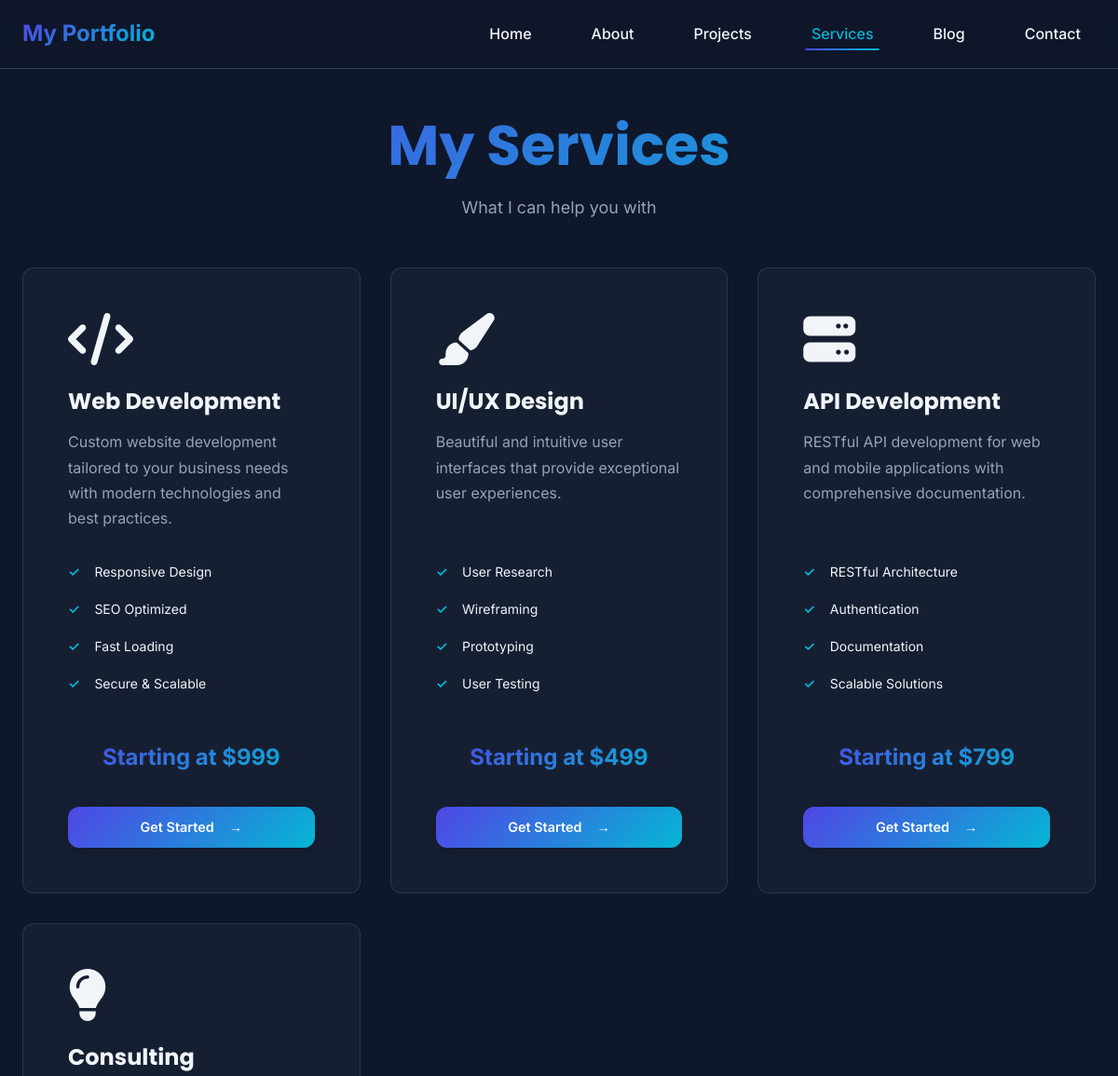
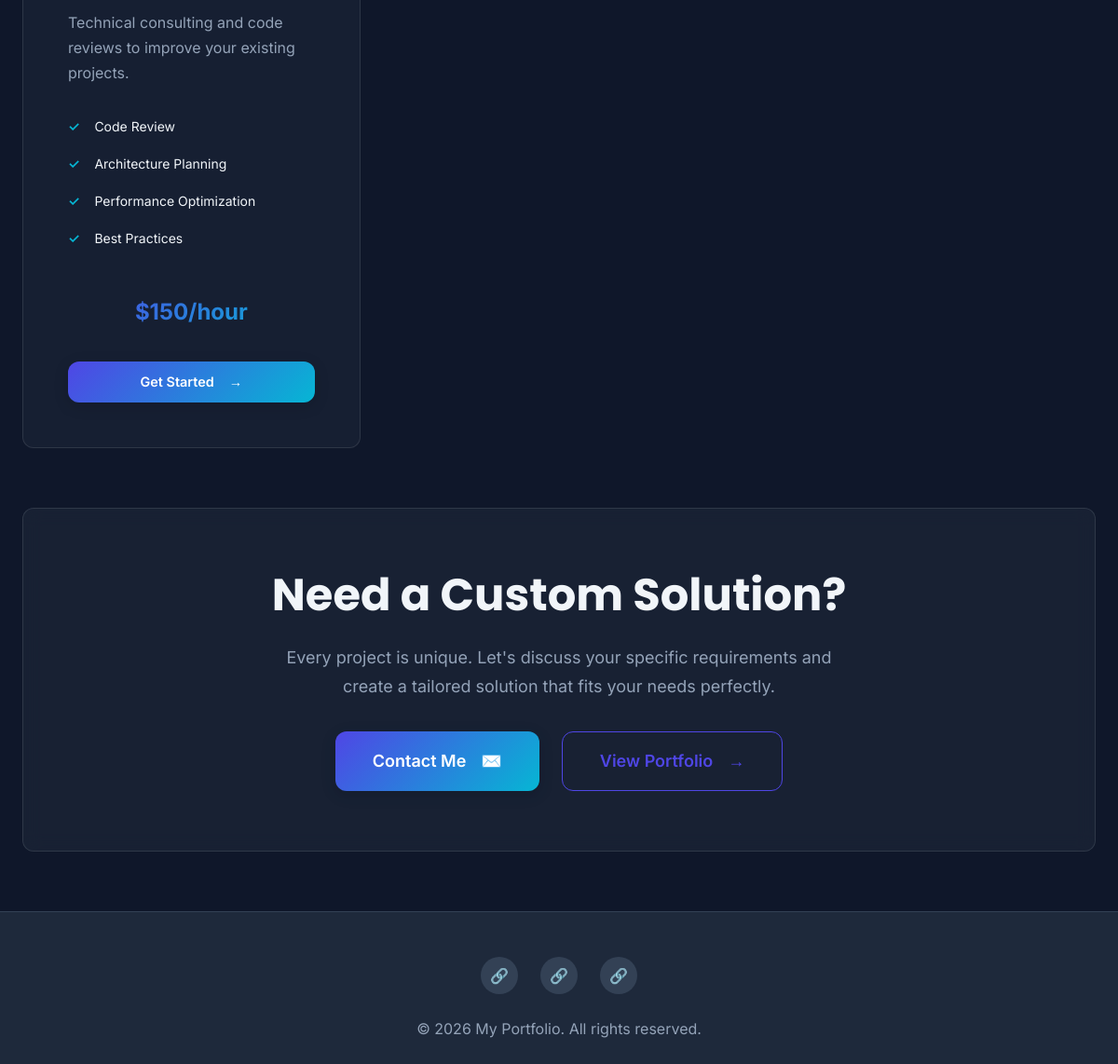
The app's page /public/services.php with its own data (2 pictures, top to bottom).
### tables this page shows
CREATE TABLE `services` (
  `id` int(11) NOT NULL AUTO_INCREMENT,
  `title` varchar(100) NOT NULL,
  `description` text NOT NULL,
  `icon` varchar(100) DEFAULT NULL COMMENT 'Icon class or image path',
  `price` varchar(50) DEFAULT NULL,
  `features` text DEFAULT NULL COMMENT 'JSON or line-separated features',
  `sort_order` int(11) DEFAULT 0,
  `status` enum('active','inactive') DEFAULT 'active',
  `created_at` timestamp NOT NULL DEFAULT CURRENT_TIMESTAMP,
  `updated_at` timestamp NOT NULL DEFAULT CURRENT_TIMESTAMP ON UPDATE CURRENT_TIMESTAMP,
  PRIMARY KEY (`id`)
);

### config/database.php (called while the page is built, shortened)
<?php
class Database {
    private static $instance = null;
    private $connection;
    private function __construct() {
        try {
            $dsn = "mysql:host=" . DB_HOST . ";dbname=" . DB_NAME . ";charset=" . DB_CHARSET;
            $options = [
                PDO::ATTR_ERRMODE            => PDO::ERRMODE_EXCEPTION,
                PDO::ATTR_DEFAULT_FETCH_MODE => PDO::FETCH_ASSOC,
                PDO::ATTR_EMULATE_PREPARES   => false,
                PDO::MYSQL_ATTR_INIT_COMMAND => "SET NAMES " . DB_CHARSET
            ];
            $this->connection = new PDO($dsn, DB_USER, DB_PASS, $options);
        } catch (PDOException $e) {
            if (APP_ENV === 'development') {
                die("Database Connection Failed: " . $e->getMessage());
            } else {
                die("Database connection error. Please try again later.");
            }
        }
    }
    public static function getInstance() {
        if (self::$instance === null) {
            self::$instance = new Database();
        }
        return self::$instance;
    }
    public function getConnection() {
        return $this->connection;
    }
}

### app/models/Model.php (called while the page is built, shortened)
<?php
require_once dirname(__DIR__, 2) . '/config/database.php';
abstract class Model {
    protected $db;
    protected $table;
    public function __construct() {
        $this->db = Database::getInstance()->getConnection();
    }
    public function all($conditions = [], $orderBy = null, $limit = null) {
        $sql = "SELECT * FROM {$this->table}";
        $params = [];
        if (!empty($conditions)) {
            $where = [];
            foreach ($conditions as $key => $value) {
                $where[] = "{$key} = ?";
                $params[] = $value;
            }
            $sql .= " WHERE " . implode(' AND ', $where);
        }
        if ($orderBy) {
            $sql .= " ORDER BY " . $orderBy;
        }
        $stmt = $this->db->prepare($sql);
        $stmt->execute($params);
        return $stmt->fetchAll();
    }
}

### app/models/Service.php (called while the page is built, shortened)
<?php
require_once __DIR__ . '/Model.php';
class Service extends Model {
    public function getActive() {
        return $this->all(['status' => 'active'], 'sort_order ASC');
    }
}

### app/helpers/helpers.php (called while the page is built, shortened)
<?php
function clean($data) {
    return htmlspecialchars($data ?? '', ENT_QUOTES, 'UTF-8');
}

### public/services.php (the view, shortened to what this page needs)
<?php
require_once __DIR__ . '/../config/database.php';
require_once __DIR__ . '/../app/helpers/helpers.php';
require_once __DIR__ . '/../app/models/Service.php';
$serviceModel = new Service();
$services = $serviceModel->getActive();
include __DIR__ . '/../includes/header.php';
include __DIR__ . '/../includes/navbar.php';
?>
<section class="section" style="padding-top: 120px;">
    <div class="container">
        <div class="section-header" data-aos="fade-up">
            <h1 class="section-title">My Services</h1>
            <p class="section-subtitle">What I can help you with</p>
        </div>
        <?php if (empty($services)): ?>
            <div class="empty-state" data-aos="fade-up">
                <div style="font-size: 4rem; margin-bottom: 1rem;">⚙️</div>
                <h3>No Services Listed</h3>
                <p class="text-muted">Check back soon for available services!</p>
            </div>
        <?php else: ?>
            <div class="services-grid">
                <?php foreach ($services as $index => $service): ?>
                    <div class="service-card" data-aos="fade-up" data-aos-delay="<?php echo $index * 100; ?>">
                        <div class="service-icon">
                            <?php
                            $icon = $service['icon'] ?: '⚙️';
                            $icon = html_entity_decode(html_entity_decode($icon));
                            $icon = trim($icon);
                            if (strpos($icon, '<i') !== false || strpos($icon, '&lt;i') !== false) {
                                echo html_entity_decode($icon);
                            } elseif (preg_match('/fa-/', $icon)) {
                                echo '<i class="' . clean($icon) . '"></i>';
                            } else {
                                echo clean($icon);
                            }
                            ?>
                        </div>
                        <h3 class="service-title"><?php echo clean($service['title']); ?></h3>
                        <p class="service-description"><?php echo clean($service['description']); ?></p>
                        <?php if ($service['features']): ?>
                            <div class="service-features">
                                <?php
                                $features = explode("\n", $service['features']);
                                foreach (array_filter($features) as $feature):
                                ?>
                                    <div class="feature-item">
                                        <span class="feature-check">✓</span>
                                        <span><?php echo clean(trim($feature)); ?></span>
                                    </div>
                                <?php endforeach; ?>
                            </div>
                        <?php endif; ?>
                        <?php if ($service['price']): ?>
                            <div class="service-price">
                            </div>
                        <?php endif; ?>
                        <a href="contact" class="btn btn-primary btn-block">
                            <span>Get Started</span>
                            <span style="margin-left: 0.5rem;">→</span>
                        </a>
                    </div>
                <?php endforeach; ?>
            </div>
        <?php endif; ?>
        <div class="glass-card text-center" data-aos="fade-up" style="margin-top: var(--spacing-2xl); padding: var(--spacing-2xl);">
            <h2 style="margin-bottom: var(--spacing-md);">Need a Custom Solution?</h2>
            <p class="text-muted" style="font-size: 1.125rem; margin-bottom: var(--spacing-lg); max-width: 600px; margin-left: auto; margin-right: auto;">
                Every project is unique. Let's discuss your specific requirements and create a tailored solution that fits your needs perfectly.
            </p>
            <div style="display: flex; gap: var(--spacing-md); justify-content:center; flex-wrap: wrap;">
                <a href="contact" class="btn btn-primary btn-lg">
                    <span>Contact Me</span>
                    <span style="margin-left: 0.5rem;">✉️</span>
                </a>
                <a href="projects" class="btn btn-outline btn-lg">
                    <span>View Portfolio</span>
                    <span style="margin-left: 0.5rem;">→</span>
                </a>
            </div>
        </div>
    </div>
</section>
<?php include __DIR__ . '/../includes/footer.php'; ?>
<link rel="stylesheet" href="https://unpkg.com/aos@2.3.1/dist/aos.css">

### assets/css/style.css (style rules this page uses)
:root { --color-primary: #4F46E5; --color-primary-dark: #4338CA; --color-primary-light: #6366F1; --color-accent: #06B6D4; --color-accent-dark: #0891B2; --color-bg: #0F172A; --color-bg-light: #1E293B; --color-bg-lighter: #334155; --color-text: #F1F5F9; --color-text-muted: #94A3B8; --color-border: #334155; --gradient-primary: linear-gradient(135deg, var(--color-primary) 0%, var(--color-accent) 100%); --gradient-card: linear-gradient(135deg, rgba(79, 70, 229, 0.1) 0%, rgba(6, 182, 212, 0.1) 100%); --font-primary: 'Inter', 'Segoe UI', system-ui, sans-serif; --font-heading: 'Poppins', 'Inter', sans-serif; --spacing-xs: 0.5rem; --spacing-sm: 1rem; --spacing-md: 1.5rem; --spacing-lg: 2rem; --spacing-xl: 3rem; --spacing-2xl: 4rem; --shadow-sm: 0 2px 8px rgba(0, 0, 0, 0.1); --shadow-md: 0 4px 16px rgba(0, 0, 0, 0.15); --shadow-lg: 0 8px 32px rgba(0, 0, 0, 0.2); --shadow-glow: 0 0 20px rgba(79, 70, 229, 0.3); --border-radius: 12px; --transition: all 0.3s cubic-bezier(0.4, 0, 0.2, 1); }
* { margin: 0; padding: 0; box-sizing: border-box; }
html { scroll-behavior: smooth; }
body { font-family: var(--font-primary); background-color: var(--color-bg); color: var(--color-text); line-height: 1.7; font-size: 16px; overflow-x: hidden; }
h1, h2, h3, h4, h5, h6 { font-family: var(--font-heading); font-weight: 700; line-height: 1.2; margin-bottom: var(--spacing-sm); }
h1 { font-size: clamp(2.5rem, 5vw, 4rem); }
h2 { font-size: clamp(2rem, 4vw, 3rem); }
h3 { font-size: clamp(1.5rem, 3vw, 2rem); }
a { color: var(--color-accent); text-decoration: none; transition: var(--transition); }
.container { max-width: 1200px; margin: 0 auto; padding: 0 var(--spacing-md); }
.section { padding: var(--spacing-2xl) 0; position: relative; }
.section-header { text-align: center; margin-bottom: var(--spacing-xl); }
.section-title { background: var(--gradient-primary); -webkit-background-clip: text; -webkit-text-fill-color: transparent; background-clip: text; color: transparent; margin-bottom: var(--spacing-sm); }
.section-subtitle { color: var(--color-text-muted); font-size: 1.125rem; }
.btn { display: inline-flex; align-items: center; justify-content: center; gap: 0.5rem; padding: 0.6rem 1.35rem; border-radius: var(--border-radius); font-weight: 600; text-align: center; cursor: pointer; transition: var(--transition); border: none; font-size: 0.9rem; text-decoration: none; }
.btn-lg { padding: 0.75rem 1.75rem; font-size: 0.975rem; }
.btn-primary { background: var(--gradient-primary); color: white; box-shadow: var(--shadow-md); }
.btn-outline { background: transparent; border: 1.5px solid var(--color-primary); color: var(--color-primary); }
.glass-card { background: rgba(30, 41, 59, 0.6); backdrop-filter: blur(10px); border: 1px solid rgba(255, 255, 255, 0.1); border-radius: var(--border-radius); padding: var(--spacing-lg); transition: var(--transition); }
[data-aos] { transition-duration: 0.8s; }
.btn-lg { padding: 1rem 2.5rem; font-size: 1.125rem; }
.text-center { text-align: center; }
.text-muted { color: var(--color-text-muted); }

### public/services.php (style rules this page uses)
.services-grid { display: grid; grid-template-columns: repeat(auto-fit, minmax(300px, 1fr)); gap: var(--spacing-lg); margin-bottom: var(--spacing-xl); }
.service-card { background: rgba(30, 41, 59, 0.5); border: 1px solid rgba(255, 255, 255, 0.1); border-radius: var(--border-radius); padding: var(--spacing-xl); transition: var(--transition); display: flex; flex-direction: column; }
.service-icon { font-size: 3.5rem; margin-bottom: var(--spacing-md); line-height: 1; }
.service-title { font-size: 1.5rem; margin-bottom: var(--spacing-sm); }
.service-description { color: var(--color-text-muted); line-height: 1.7; margin-bottom: var(--spacing-lg); flex-grow: 1; }
.service-features { margin-bottom: var(--spacing-lg); }
.feature-item { display: flex; gap: var(--spacing-sm); align-items: flex-start; margin-bottom: var(--spacing-sm); font-size: 0.875rem; }
.feature-check { color: var(--color-accent); font-weight: 700; flex-shrink: 0; }
.service-price { font-size: 1.5rem; font-weight: 700; background: var(--gradient-primary); -webkit-background-clip: text; -webkit-text-fill-color: transparent; background-clip: text; color: transparent; margin-bottom: var(--spacing-lg); text-align: center; }
.btn-block { width: 100%; justify-content: center; }

### records on screen
services: title "Web Development", description "Custom website development tailored to your business needs with modern technologies and best practices.", features "Responsive Design", features "SEO Optimized", features "Fast Loading", features "Secure & Scalable"
services: title "UI/UX Design", description "Beautiful and intuitive user interfaces that provide exceptional user experiences.", features "User Research", features "Wireframing", features "Prototyping", features "User Testing"
services: title "API Development", description "RESTful API development for web and mobile applications with comprehensive documentation.", features "RESTful Architecture", features "Authentication", features "Documentation", features "Scalable Solutions"
services: title "Consulting", description "Technical consulting and code reviews to improve your existing projects.", features "Code Review", features "Architecture Planning", features "Performance Optimization", features "Best Practices"

### other values on screen
$settings['site_name'] "My Portfolio"
$icons[$platform] "🔗"
